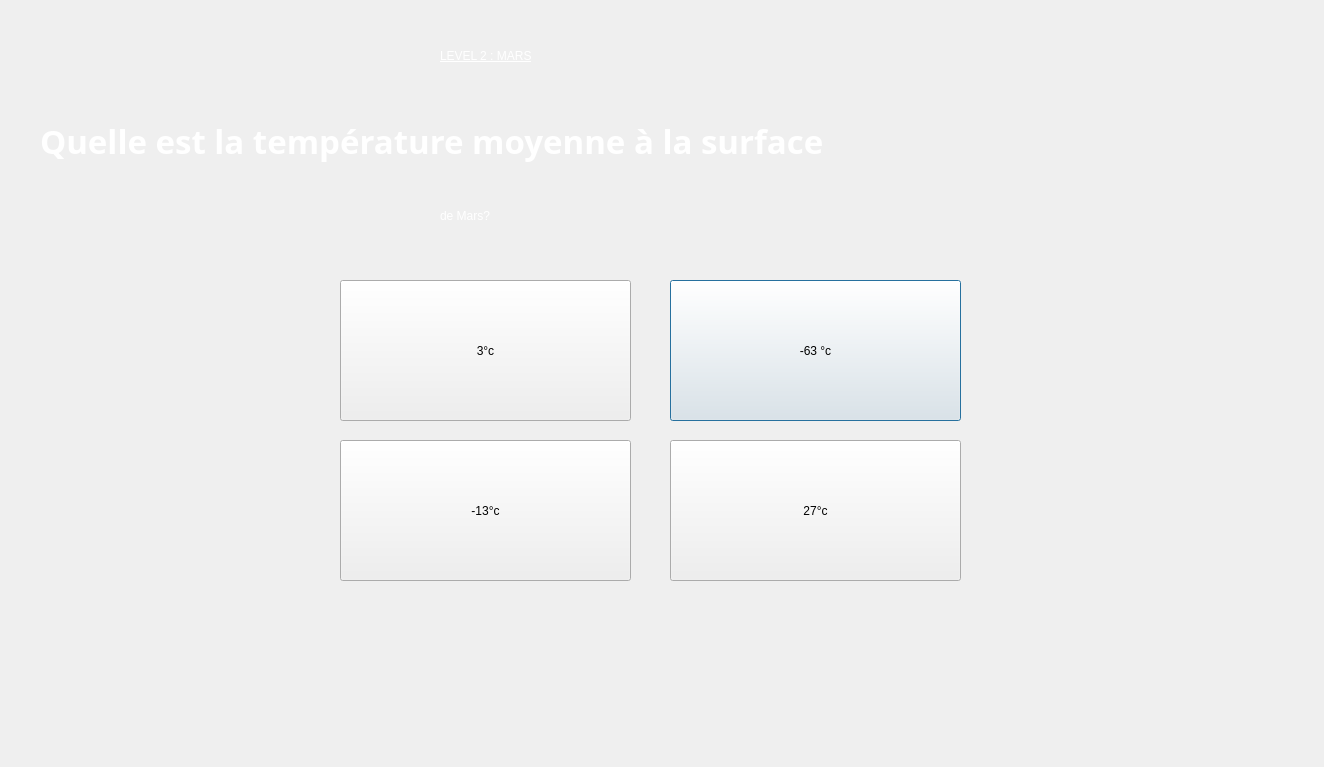
<?xml version="1.0" encoding="UTF-8"?>
<ui version="4.0">
 <class>Dialog4</class>
 <widget class="QDialog" name="Dialog4">
  <property name="geometry">
   <rect>
    <x>0</x>
    <y>0</y>
    <width>1324</width>
    <height>767</height>
   </rect>
  </property>
  <property name="windowTitle">
   <string>Dialog</string>
  </property>
  <widget class="QLabel" name="label">
   <property name="geometry">
    <rect>
     <x>440</x>
     <y>30</y>
     <width>451</width>
     <height>51</height>
    </rect>
   </property>
   <property name="styleSheet">
    <string notr="true">
font: 700 22pt &quot;Segoe UI&quot;;
text-decoration: underline;
color: rgb(255, 255, 255);</string>
   </property>
   <property name="text">
    <string>LEVEL 2 : MARS</string>
   </property>
  </widget>
  <widget class="QLabel" name="label_2">
   <property name="geometry">
    <rect>
     <x>40</x>
     <y>100</y>
     <width>1111</width>
     <height>81</height>
    </rect>
   </property>
   <property name="font">
    <font>
     <family>Segoe Script</family>
     <pointsize>25</pointsize>
     <italic>false</italic>
     <bold>true</bold>
    </font>
   </property>
   <property name="styleSheet">
    <string notr="true">font: 700 25pt &quot;Segoe Script&quot;;
color: rgb(255, 255, 255);</string>
   </property>
   <property name="text">
    <string>Quelle est la température moyenne à la surface </string>
   </property>
  </widget>
  <widget class="QPushButton" name="pushButton">
   <property name="geometry">
    <rect>
     <x>670</x>
     <y>280</y>
     <width>291</width>
     <height>141</height>
    </rect>
   </property>
   <property name="text">
    <string>-63 °c</string>
   </property>
  </widget>
  <widget class="QPushButton" name="pushButton_2">
   <property name="geometry">
    <rect>
     <x>340</x>
     <y>440</y>
     <width>291</width>
     <height>141</height>
    </rect>
   </property>
   <property name="text">
    <string>-13°c</string>
   </property>
  </widget>
  <widget class="QPushButton" name="pushButton_3">
   <property name="geometry">
    <rect>
     <x>340</x>
     <y>280</y>
     <width>291</width>
     <height>141</height>
    </rect>
   </property>
   <property name="text">
    <string>3°c</string>
   </property>
  </widget>
  <widget class="QPushButton" name="pushButton_4">
   <property name="geometry">
    <rect>
     <x>670</x>
     <y>440</y>
     <width>291</width>
     <height>141</height>
    </rect>
   </property>
   <property name="text">
    <string>27°c</string>
   </property>
  </widget>
  <widget class="QLabel" name="label_3">
   <property name="geometry">
    <rect>
     <x>440</x>
     <y>170</y>
     <width>291</width>
     <height>91</height>
    </rect>
   </property>
   <property name="styleSheet">
    <string notr="true">font: 700 25pt &quot;Segoe Script&quot;;
color: rgb(255, 255, 255);</string>
   </property>
   <property name="text">
    <string>de Mars?</string>
   </property>
  </widget>
 </widget>
 <resources/>
 <connections/>
</ui>
